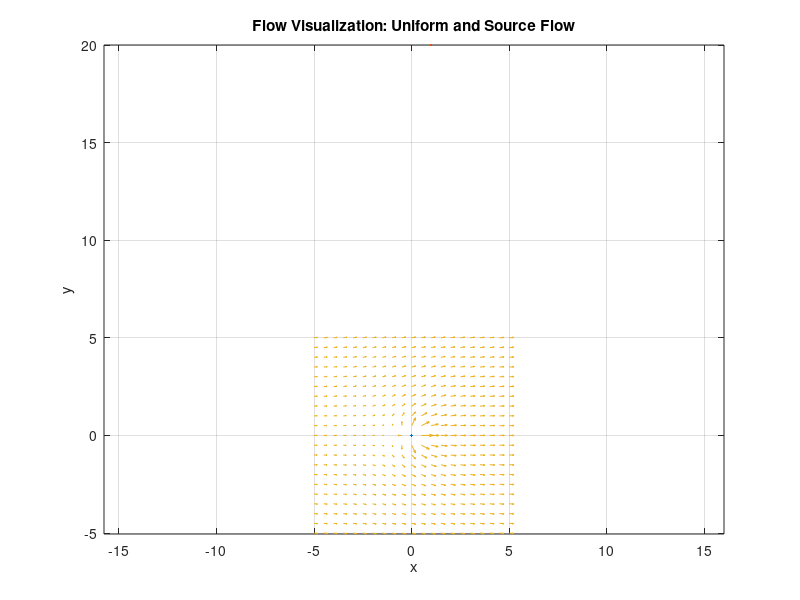

The MATLAB source for this figure:
clc
clear
close all

format long

set(0,'DefaultFigureWindowStyle','docked')
figure;

% Define grid
[x, y] = meshgrid(-5:0.5:5, -5:0.5:5);

% Define uniform flow parameters
uniform_velocity = 1; % magnitude of uniform flow
uniform_angle = 0;   % angle of uniform flow (in radians)

% Define source flow parameters
source_strength = 1; % strength of the source
source_x = 0;  % x-coordinate of the source
source_y = 0;  % y-coordinate of the source

% Calculate velocity components for uniform flow
u_uniform = uniform_velocity * cos(uniform_angle);
v_uniform = uniform_velocity * sin(uniform_angle);

% Calculate velocity components for source flow
u_source = source_strength .* (x - source_x) ./ ((x - source_x).^2 + (y - source_y).^2);
v_source = source_strength .* (y - source_y) ./ ((x - source_x).^2 + (y - source_y).^2);

% Total velocity components
u = u_uniform + u_source;
v = v_uniform + v_source;

% Plot flow field + components
plot(source_x, source_y, Marker=".", MarkerSize=20)
hold on
quiver(x, y, u, v);
xlabel('x');
ylabel('y');
title('Flow Visualization: Uniform and Source Flow');
axis equal
grid